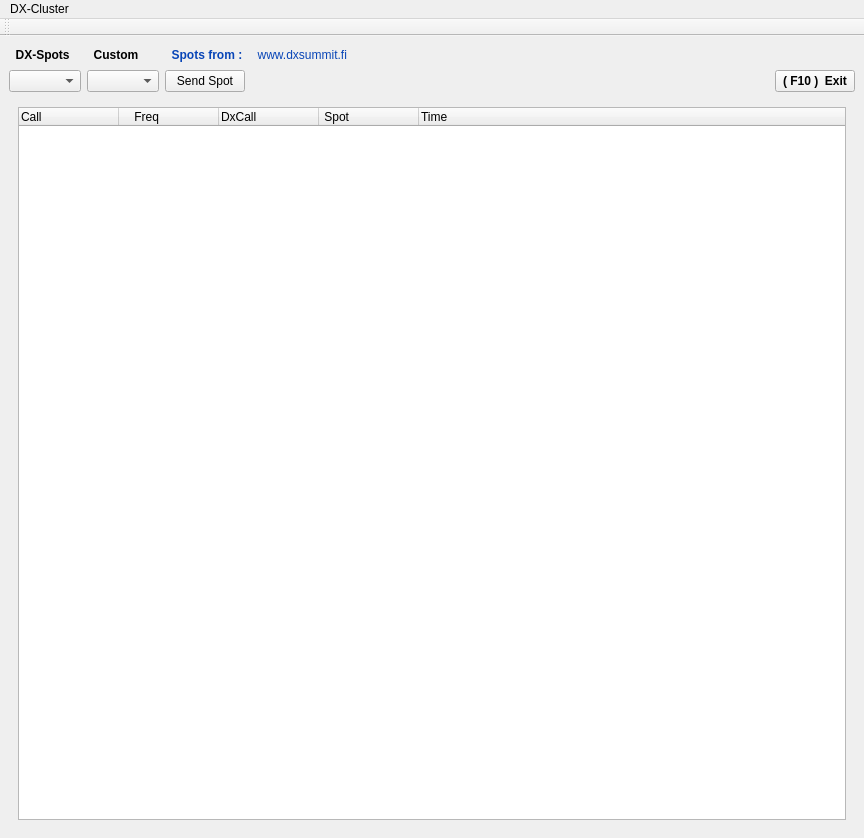
<?xml version="1.0" encoding="UTF-8"?>
<ui version="4.0">
 <class>dxspot</class>
 <widget class="QMainWindow" name="dxspot">
  <property name="geometry">
   <rect>
    <x>0</x>
    <y>0</y>
    <width>864</width>
    <height>838</height>
   </rect>
  </property>
  <property name="windowTitle">
   <string>DXSpots Dialog</string>
  </property>
  <widget class="QWidget" name="centralwidget">
   <layout class="QGridLayout" name="gridLayout_2">
    <item row="0" column="0">
     <widget class="QLabel" name="label">
      <property name="font">
       <font>
        <weight>75</weight>
        <bold>true</bold>
       </font>
      </property>
      <property name="text">
       <string>  DX-Spots </string>
      </property>
     </widget>
    </item>
    <item row="0" column="1">
     <widget class="QLabel" name="label_2">
      <property name="font">
       <font>
        <weight>75</weight>
        <bold>true</bold>
       </font>
      </property>
      <property name="text">
       <string>  Custom</string>
      </property>
     </widget>
    </item>
    <item row="0" column="2">
     <widget class="QLabel" name="label_3">
      <property name="palette">
       <palette>
        <active>
         <colorrole role="WindowText">
          <brush brushstyle="SolidPattern">
           <color alpha="255">
            <red>8</red>
            <green>69</green>
            <blue>183</blue>
           </color>
          </brush>
         </colorrole>
        </active>
        <inactive>
         <colorrole role="WindowText">
          <brush brushstyle="SolidPattern">
           <color alpha="255">
            <red>8</red>
            <green>69</green>
            <blue>183</blue>
           </color>
          </brush>
         </colorrole>
        </inactive>
        <disabled>
         <colorrole role="WindowText">
          <brush brushstyle="SolidPattern">
           <color alpha="255">
            <red>126</red>
            <green>125</green>
            <blue>124</blue>
           </color>
          </brush>
         </colorrole>
        </disabled>
       </palette>
      </property>
      <property name="font">
       <font>
        <weight>75</weight>
        <bold>true</bold>
       </font>
      </property>
      <property name="text">
       <string>  Spots from :</string>
      </property>
     </widget>
    </item>
    <item row="0" column="3">
     <widget class="QLabel" name="label_4">
      <property name="palette">
       <palette>
        <active>
         <colorrole role="WindowText">
          <brush brushstyle="SolidPattern">
           <color alpha="255">
            <red>8</red>
            <green>69</green>
            <blue>183</blue>
           </color>
          </brush>
         </colorrole>
        </active>
        <inactive>
         <colorrole role="WindowText">
          <brush brushstyle="SolidPattern">
           <color alpha="255">
            <red>8</red>
            <green>69</green>
            <blue>183</blue>
           </color>
          </brush>
         </colorrole>
        </inactive>
        <disabled>
         <colorrole role="WindowText">
          <brush brushstyle="SolidPattern">
           <color alpha="255">
            <red>126</red>
            <green>125</green>
            <blue>124</blue>
           </color>
          </brush>
         </colorrole>
        </disabled>
       </palette>
      </property>
      <property name="text">
       <string>  www.dxsummit.fi</string>
      </property>
     </widget>
    </item>
    <item row="0" column="4" colspan="2">
     <spacer name="horizontalSpacer_2">
      <property name="orientation">
       <enum>Qt::Horizontal</enum>
      </property>
      <property name="sizeHint" stdset="0">
       <size>
        <width>357</width>
        <height>19</height>
       </size>
      </property>
     </spacer>
    </item>
    <item row="1" column="0">
     <widget class="QComboBox" name="BoxSpots">
      <property name="focusPolicy">
       <enum>Qt::NoFocus</enum>
      </property>
     </widget>
    </item>
    <item row="1" column="1">
     <widget class="QComboBox" name="BoxCustom">
      <property name="focusPolicy">
       <enum>Qt::NoFocus</enum>
      </property>
     </widget>
    </item>
    <item row="1" column="2">
     <widget class="QPushButton" name="ButtonSendSpot">
      <property name="focusPolicy">
       <enum>Qt::NoFocus</enum>
      </property>
      <property name="text">
       <string>Send Spot</string>
      </property>
     </widget>
    </item>
    <item row="1" column="4">
     <spacer name="horizontalSpacer_3">
      <property name="orientation">
       <enum>Qt::Horizontal</enum>
      </property>
      <property name="sizeHint" stdset="0">
       <size>
        <width>284</width>
        <height>20</height>
       </size>
      </property>
     </spacer>
    </item>
    <item row="1" column="5">
     <widget class="QPushButton" name="ButtonExit">
      <property name="font">
       <font>
        <weight>75</weight>
        <bold>true</bold>
       </font>
      </property>
      <property name="focusPolicy">
       <enum>Qt::NoFocus</enum>
      </property>
      <property name="text">
       <string>( F10 )  Exit</string>
      </property>
     </widget>
    </item>
    <item row="2" column="0" colspan="6">
     <widget class="QStackedWidget" name="stackedWidget">
      <property name="currentIndex">
       <number>0</number>
      </property>
      <widget class="QWidget" name="page">
       <layout class="QGridLayout" name="gridLayout">
        <item row="0" column="0">
         <widget class="QTreeWidget" name="spotList">
          <property name="font">
           <font>
            <pointsize>9</pointsize>
           </font>
          </property>
          <property name="selectionMode">
           <enum>QAbstractItemView::SingleSelection</enum>
          </property>
          <property name="rootIsDecorated">
           <bool>false</bool>
          </property>
          <column>
           <property name="text">
            <string>Call</string>
           </property>
          </column>
          <column>
           <property name="text">
            <string>    Freq</string>
           </property>
          </column>
          <column>
           <property name="text">
            <string>DxCall</string>
           </property>
          </column>
          <column>
           <property name="text">
            <string> Spot</string>
           </property>
          </column>
          <column>
           <property name="text">
            <string>Time</string>
           </property>
          </column>
         </widget>
        </item>
       </layout>
      </widget>
      <widget class="QWidget" name="page_2">
       <widget class="QTreeWidget" name="nodesList">
        <property name="geometry">
         <rect>
          <x>85</x>
          <y>65</y>
          <width>376</width>
          <height>206</height>
         </rect>
        </property>
        <property name="focusPolicy">
         <enum>Qt::NoFocus</enum>
        </property>
        <property name="rootIsDecorated">
         <bool>false</bool>
        </property>
        <property name="itemsExpandable">
         <bool>false</bool>
        </property>
        <column>
         <property name="text">
          <string>DX-Cluster</string>
         </property>
        </column>
        <column>
         <property name="text">
          <string>Nodes</string>
         </property>
        </column>
        <item>
         <property name="text">
          <string>OH8</string>
         </property>
         <property name="text">
          <string>www.dxsummit.fi</string>
         </property>
        </item>
       </widget>
       <widget class="QLabel" name="label_5">
        <property name="geometry">
         <rect>
          <x>105</x>
          <y>35</y>
          <width>191</width>
          <height>22</height>
         </rect>
        </property>
        <property name="font">
         <font>
          <weight>75</weight>
          <bold>true</bold>
         </font>
        </property>
        <property name="text">
         <string>DX - Cluster Nodes</string>
        </property>
       </widget>
       <widget class="QPushButton" name="ButtonReturn">
        <property name="geometry">
         <rect>
          <x>520</x>
          <y>415</y>
          <width>301</width>
          <height>31</height>
         </rect>
        </property>
        <property name="focusPolicy">
         <enum>Qt::NoFocus</enum>
        </property>
        <property name="text">
         <string>Ok</string>
        </property>
       </widget>
       <widget class="QLabel" name="label_6">
        <property name="geometry">
         <rect>
          <x>470</x>
          <y>130</y>
          <width>141</width>
          <height>22</height>
         </rect>
        </property>
        <property name="text">
         <string>Abfragezyklus :</string>
        </property>
        <property name="alignment">
         <set>Qt::AlignRight|Qt::AlignTrailing|Qt::AlignVCenter</set>
        </property>
       </widget>
       <widget class="QLabel" name="label_7">
        <property name="geometry">
         <rect>
          <x>490</x>
          <y>185</y>
          <width>121</width>
          <height>22</height>
         </rect>
        </property>
        <property name="text">
         <string>Count :</string>
        </property>
        <property name="alignment">
         <set>Qt::AlignRight|Qt::AlignTrailing|Qt::AlignVCenter</set>
        </property>
       </widget>
       <widget class="QComboBox" name="BoxCount">
        <property name="geometry">
         <rect>
          <x>620</x>
          <y>175</y>
          <width>81</width>
          <height>36</height>
         </rect>
        </property>
        <property name="focusPolicy">
         <enum>Qt::NoFocus</enum>
        </property>
        <item>
         <property name="text">
          <string>50</string>
         </property>
        </item>
        <item>
         <property name="text">
          <string>100</string>
         </property>
        </item>
        <item>
         <property name="text">
          <string>250</string>
         </property>
        </item>
       </widget>
       <widget class="QLabel" name="label_8">
        <property name="geometry">
         <rect>
          <x>590</x>
          <y>85</y>
          <width>171</width>
          <height>22</height>
         </rect>
        </property>
        <property name="font">
         <font>
          <weight>75</weight>
          <bold>true</bold>
         </font>
        </property>
        <property name="text">
         <string>Ändere Defaults</string>
        </property>
       </widget>
       <widget class="QLabel" name="label_9">
        <property name="geometry">
         <rect>
          <x>710</x>
          <y>130</y>
          <width>77</width>
          <height>22</height>
         </rect>
        </property>
        <property name="text">
         <string>Minuten</string>
        </property>
       </widget>
       <widget class="QLabel" name="label_10">
        <property name="geometry">
         <rect>
          <x>710</x>
          <y>185</y>
          <width>77</width>
          <height>22</height>
         </rect>
        </property>
        <property name="text">
         <string>QSOs</string>
        </property>
       </widget>
       <widget class="QComboBox" name="BoxRetrieve">
        <property name="geometry">
         <rect>
          <x>620</x>
          <y>125</y>
          <width>84</width>
          <height>36</height>
         </rect>
        </property>
        <property name="focusPolicy">
         <enum>Qt::NoFocus</enum>
        </property>
        <item>
         <property name="text">
          <string>3</string>
         </property>
        </item>
        <item>
         <property name="text">
          <string>2</string>
         </property>
        </item>
        <item>
         <property name="text">
          <string>1</string>
         </property>
        </item>
       </widget>
       <widget class="QLabel" name="label_12">
        <property name="geometry">
         <rect>
          <x>100</x>
          <y>305</y>
          <width>91</width>
          <height>22</height>
         </rect>
        </property>
        <property name="font">
         <font>
          <weight>50</weight>
          <bold>false</bold>
         </font>
        </property>
        <property name="text">
         <string>CallSign</string>
        </property>
        <property name="alignment">
         <set>Qt::AlignLeading|Qt::AlignLeft|Qt::AlignVCenter</set>
        </property>
       </widget>
       <widget class="QLabel" name="label_13">
        <property name="geometry">
         <rect>
          <x>220</x>
          <y>305</y>
          <width>111</width>
          <height>22</height>
         </rect>
        </property>
        <property name="font">
         <font>
          <weight>75</weight>
          <bold>true</bold>
         </font>
        </property>
        <property name="text">
         <string>DX CallSign</string>
        </property>
        <property name="alignment">
         <set>Qt::AlignLeading|Qt::AlignLeft|Qt::AlignVCenter</set>
        </property>
       </widget>
       <widget class="QLabel" name="label_14">
        <property name="geometry">
         <rect>
          <x>345</x>
          <y>305</y>
          <width>136</width>
          <height>22</height>
         </rect>
        </property>
        <property name="font">
         <font>
          <weight>75</weight>
          <bold>true</bold>
         </font>
        </property>
        <property name="text">
         <string>DX Frequency</string>
        </property>
        <property name="alignment">
         <set>Qt::AlignLeading|Qt::AlignLeft|Qt::AlignVCenter</set>
        </property>
       </widget>
       <widget class="QLabel" name="label_15">
        <property name="geometry">
         <rect>
          <x>21</x>
          <y>370</y>
          <width>56</width>
          <height>22</height>
         </rect>
        </property>
        <property name="font">
         <font>
          <weight>75</weight>
          <bold>true</bold>
         </font>
        </property>
        <property name="text">
         <string>Info</string>
        </property>
        <property name="alignment">
         <set>Qt::AlignRight|Qt::AlignTrailing|Qt::AlignVCenter</set>
        </property>
       </widget>
       <widget class="QLineEdit" name="lineEditOwnerCall">
        <property name="geometry">
         <rect>
          <x>85</x>
          <y>330</y>
          <width>113</width>
          <height>32</height>
         </rect>
        </property>
        <property name="palette">
         <palette>
          <active>
           <colorrole role="Base">
            <brush brushstyle="SolidPattern">
             <color alpha="255">
              <red>237</red>
              <green>237</green>
              <blue>237</blue>
             </color>
            </brush>
           </colorrole>
          </active>
          <inactive>
           <colorrole role="Base">
            <brush brushstyle="SolidPattern">
             <color alpha="255">
              <red>237</red>
              <green>237</green>
              <blue>237</blue>
             </color>
            </brush>
           </colorrole>
          </inactive>
          <disabled>
           <colorrole role="Base">
            <brush brushstyle="SolidPattern">
             <color alpha="255">
              <red>255</red>
              <green>255</green>
              <blue>255</blue>
             </color>
            </brush>
           </colorrole>
          </disabled>
         </palette>
        </property>
        <property name="focusPolicy">
         <enum>Qt::NoFocus</enum>
        </property>
       </widget>
       <widget class="QLineEdit" name="lineEditSpotCall">
        <property name="geometry">
         <rect>
          <x>215</x>
          <y>330</y>
          <width>113</width>
          <height>32</height>
         </rect>
        </property>
       </widget>
       <widget class="QLineEdit" name="lineEditSpotFreq">
        <property name="geometry">
         <rect>
          <x>340</x>
          <y>330</y>
          <width>113</width>
          <height>32</height>
         </rect>
        </property>
       </widget>
       <widget class="QLineEdit" name="lineEditSpotInfo">
        <property name="geometry">
         <rect>
          <x>85</x>
          <y>365</y>
          <width>371</width>
          <height>32</height>
         </rect>
        </property>
       </widget>
       <widget class="QPushButton" name="ButtonSpot">
        <property name="geometry">
         <rect>
          <x>85</x>
          <y>415</y>
          <width>186</width>
          <height>31</height>
         </rect>
        </property>
        <property name="focusPolicy">
         <enum>Qt::NoFocus</enum>
        </property>
        <property name="text">
         <string>Spot</string>
        </property>
       </widget>
       <widget class="QPushButton" name="ButtonAnnounce">
        <property name="geometry">
         <rect>
          <x>280</x>
          <y>415</y>
          <width>171</width>
          <height>31</height>
         </rect>
        </property>
        <property name="focusPolicy">
         <enum>Qt::NoFocus</enum>
        </property>
        <property name="text">
         <string>Announcement</string>
        </property>
       </widget>
       <widget class="QLabel" name="label_20">
        <property name="geometry">
         <rect>
          <x>5</x>
          <y>420</y>
          <width>71</width>
          <height>22</height>
         </rect>
        </property>
        <property name="text">
         <string>Send</string>
        </property>
        <property name="alignment">
         <set>Qt::AlignRight|Qt::AlignTrailing|Qt::AlignVCenter</set>
        </property>
       </widget>
      </widget>
      <widget class="QWidget" name="page_3">
       <widget class="QLabel" name="label_11">
        <property name="geometry">
         <rect>
          <x>165</x>
          <y>50</y>
          <width>571</width>
          <height>22</height>
         </rect>
        </property>
        <property name="font">
         <font>
          <pointsize>11</pointsize>
          <weight>75</weight>
          <bold>true</bold>
         </font>
        </property>
        <property name="text">
         <string>Daten aus  www.qrz.com Abfrage übernehmen</string>
        </property>
       </widget>
       <widget class="QComboBox" name="BoxName">
        <property name="geometry">
         <rect>
          <x>75</x>
          <y>295</y>
          <width>116</width>
          <height>32</height>
         </rect>
        </property>
        <property name="focusPolicy">
         <enum>Qt::NoFocus</enum>
        </property>
        <item>
         <property name="text">
          <string>Name</string>
         </property>
        </item>
        <item>
         <property name="text">
          <string>Kommentar</string>
         </property>
        </item>
        <item>
         <property name="text">
          <string>Notiz</string>
         </property>
        </item>
       </widget>
       <widget class="QComboBox" name="BoxQth">
        <property name="geometry">
         <rect>
          <x>75</x>
          <y>340</y>
          <width>116</width>
          <height>32</height>
         </rect>
        </property>
        <property name="focusPolicy">
         <enum>Qt::NoFocus</enum>
        </property>
        <item>
         <property name="text">
          <string>Qth</string>
         </property>
        </item>
        <item>
         <property name="text">
          <string>Kommentar</string>
         </property>
        </item>
        <item>
         <property name="text">
          <string>Notiz</string>
         </property>
        </item>
        <item>
         <property name="text">
          <string>QslMgr</string>
         </property>
        </item>
       </widget>
       <widget class="QComboBox" name="BoxQslMgr">
        <property name="geometry">
         <rect>
          <x>75</x>
          <y>375</y>
          <width>116</width>
          <height>32</height>
         </rect>
        </property>
        <property name="focusPolicy">
         <enum>Qt::NoFocus</enum>
        </property>
        <item>
         <property name="text">
          <string>QslMgr</string>
         </property>
        </item>
        <item>
         <property name="text">
          <string>Kommentar</string>
         </property>
        </item>
        <item>
         <property name="text">
          <string>Notiz</string>
         </property>
        </item>
       </widget>
       <widget class="QLineEdit" name="lineEditName">
        <property name="geometry">
         <rect>
          <x>200</x>
          <y>301</y>
          <width>416</width>
          <height>26</height>
         </rect>
        </property>
       </widget>
       <widget class="QLineEdit" name="lineEditQth">
        <property name="geometry">
         <rect>
          <x>200</x>
          <y>346</y>
          <width>546</width>
          <height>26</height>
         </rect>
        </property>
       </widget>
       <widget class="QLineEdit" name="lineEditQslMgr">
        <property name="geometry">
         <rect>
          <x>200</x>
          <y>381</y>
          <width>416</width>
          <height>26</height>
         </rect>
        </property>
       </widget>
       <widget class="QPushButton" name="ButtonF2">
        <property name="geometry">
         <rect>
          <x>205</x>
          <y>460</y>
          <width>201</width>
          <height>31</height>
         </rect>
        </property>
        <property name="palette">
         <palette>
          <active>
           <colorrole role="Button">
            <brush brushstyle="SolidPattern">
             <color alpha="255">
              <red>221</red>
              <green>232</green>
              <blue>219</blue>
             </color>
            </brush>
           </colorrole>
          </active>
          <inactive>
           <colorrole role="Button">
            <brush brushstyle="SolidPattern">
             <color alpha="255">
              <red>221</red>
              <green>232</green>
              <blue>219</blue>
             </color>
            </brush>
           </colorrole>
          </inactive>
          <disabled>
           <colorrole role="Button">
            <brush brushstyle="SolidPattern">
             <color alpha="255">
              <red>221</red>
              <green>232</green>
              <blue>219</blue>
             </color>
            </brush>
           </colorrole>
          </disabled>
         </palette>
        </property>
        <property name="font">
         <font>
          <weight>75</weight>
          <bold>true</bold>
         </font>
        </property>
        <property name="focusPolicy">
         <enum>Qt::NoFocus</enum>
        </property>
        <property name="text">
         <string>( F2 )  Übernehmen</string>
        </property>
       </widget>
       <widget class="QLabel" name="label_16">
        <property name="geometry">
         <rect>
          <x>205</x>
          <y>125</y>
          <width>536</width>
          <height>22</height>
         </rect>
        </property>
        <property name="palette">
         <palette>
          <active>
           <colorrole role="WindowText">
            <brush brushstyle="SolidPattern">
             <color alpha="255">
              <red>0</red>
              <green>16</green>
              <blue>167</blue>
             </color>
            </brush>
           </colorrole>
          </active>
          <inactive>
           <colorrole role="WindowText">
            <brush brushstyle="SolidPattern">
             <color alpha="255">
              <red>0</red>
              <green>16</green>
              <blue>167</blue>
             </color>
            </brush>
           </colorrole>
          </inactive>
          <disabled>
           <colorrole role="WindowText">
            <brush brushstyle="SolidPattern">
             <color alpha="255">
              <red>126</red>
              <green>125</green>
              <blue>124</blue>
             </color>
            </brush>
           </colorrole>
          </disabled>
         </palette>
        </property>
        <property name="text">
         <string>Editiere die Daten und wähle ein Copy-Ziel</string>
        </property>
       </widget>
       <widget class="Line" name="line">
        <property name="geometry">
         <rect>
          <x>65</x>
          <y>75</y>
          <width>641</width>
          <height>16</height>
         </rect>
        </property>
        <property name="orientation">
         <enum>Qt::Horizontal</enum>
        </property>
       </widget>
       <widget class="QLabel" name="label_17">
        <property name="geometry">
         <rect>
          <x>115</x>
          <y>165</y>
          <width>77</width>
          <height>22</height>
         </rect>
        </property>
        <property name="font">
         <font>
          <weight>75</weight>
          <bold>true</bold>
         </font>
        </property>
        <property name="text">
         <string>Callsign</string>
        </property>
        <property name="alignment">
         <set>Qt::AlignRight|Qt::AlignTrailing|Qt::AlignVCenter</set>
        </property>
       </widget>
       <widget class="QLabel" name="labelError">
        <property name="geometry">
         <rect>
          <x>205</x>
          <y>420</y>
          <width>466</width>
          <height>22</height>
         </rect>
        </property>
        <property name="palette">
         <palette>
          <active>
           <colorrole role="WindowText">
            <brush brushstyle="SolidPattern">
             <color alpha="255">
              <red>238</red>
              <green>36</green>
              <blue>0</blue>
             </color>
            </brush>
           </colorrole>
          </active>
          <inactive>
           <colorrole role="WindowText">
            <brush brushstyle="SolidPattern">
             <color alpha="255">
              <red>238</red>
              <green>36</green>
              <blue>0</blue>
             </color>
            </brush>
           </colorrole>
          </inactive>
          <disabled>
           <colorrole role="WindowText">
            <brush brushstyle="SolidPattern">
             <color alpha="255">
              <red>126</red>
              <green>125</green>
              <blue>124</blue>
             </color>
            </brush>
           </colorrole>
          </disabled>
         </palette>
        </property>
        <property name="font">
         <font>
          <pointsize>11</pointsize>
          <weight>75</weight>
          <bold>true</bold>
         </font>
        </property>
        <property name="text">
         <string/>
        </property>
       </widget>
       <widget class="QLineEdit" name="lineEditFreq">
        <property name="geometry">
         <rect>
          <x>445</x>
          <y>160</y>
          <width>113</width>
          <height>32</height>
         </rect>
        </property>
        <property name="palette">
         <palette>
          <active>
           <colorrole role="Base">
            <brush brushstyle="SolidPattern">
             <color alpha="255">
              <red>237</red>
              <green>255</green>
              <blue>246</blue>
             </color>
            </brush>
           </colorrole>
          </active>
          <inactive>
           <colorrole role="Base">
            <brush brushstyle="SolidPattern">
             <color alpha="255">
              <red>237</red>
              <green>255</green>
              <blue>246</blue>
             </color>
            </brush>
           </colorrole>
          </inactive>
          <disabled>
           <colorrole role="Base">
            <brush brushstyle="SolidPattern">
             <color alpha="255">
              <red>255</red>
              <green>255</green>
              <blue>255</blue>
             </color>
            </brush>
           </colorrole>
          </disabled>
         </palette>
        </property>
        <property name="focusPolicy">
         <enum>Qt::NoFocus</enum>
        </property>
       </widget>
       <widget class="QLabel" name="label_18">
        <property name="geometry">
         <rect>
          <x>360</x>
          <y>165</y>
          <width>81</width>
          <height>22</height>
         </rect>
        </property>
        <property name="text">
         <string>Frequenz</string>
        </property>
        <property name="alignment">
         <set>Qt::AlignRight|Qt::AlignTrailing|Qt::AlignVCenter</set>
        </property>
       </widget>
       <widget class="QLineEdit" name="lineEditDxCall">
        <property name="geometry">
         <rect>
          <x>200</x>
          <y>160</y>
          <width>151</width>
          <height>32</height>
         </rect>
        </property>
        <property name="palette">
         <palette>
          <active>
           <colorrole role="Base">
            <brush brushstyle="SolidPattern">
             <color alpha="255">
              <red>255</red>
              <green>248</green>
              <blue>208</blue>
             </color>
            </brush>
           </colorrole>
          </active>
          <inactive>
           <colorrole role="Base">
            <brush brushstyle="SolidPattern">
             <color alpha="255">
              <red>255</red>
              <green>248</green>
              <blue>208</blue>
             </color>
            </brush>
           </colorrole>
          </inactive>
          <disabled>
           <colorrole role="Base">
            <brush brushstyle="SolidPattern">
             <color alpha="255">
              <red>255</red>
              <green>255</green>
              <blue>255</blue>
             </color>
            </brush>
           </colorrole>
          </disabled>
         </palette>
        </property>
        <property name="focusPolicy">
         <enum>Qt::NoFocus</enum>
        </property>
       </widget>
       <widget class="QLabel" name="labelInfo">
        <property name="geometry">
         <rect>
          <x>205</x>
          <y>210</y>
          <width>511</width>
          <height>22</height>
         </rect>
        </property>
        <property name="palette">
         <palette>
          <active>
           <colorrole role="WindowText">
            <brush brushstyle="SolidPattern">
             <color alpha="255">
              <red>0</red>
              <green>0</green>
              <blue>192</blue>
             </color>
            </brush>
           </colorrole>
          </active>
          <inactive>
           <colorrole role="WindowText">
            <brush brushstyle="SolidPattern">
             <color alpha="255">
              <red>0</red>
              <green>0</green>
              <blue>192</blue>
             </color>
            </brush>
           </colorrole>
          </inactive>
          <disabled>
           <colorrole role="WindowText">
            <brush brushstyle="SolidPattern">
             <color alpha="255">
              <red>141</red>
              <green>138</green>
              <blue>136</blue>
             </color>
            </brush>
           </colorrole>
          </disabled>
         </palette>
        </property>
        <property name="font">
         <font>
          <pointsize>10</pointsize>
          <weight>75</weight>
          <bold>true</bold>
         </font>
        </property>
        <property name="text">
         <string>TextLabel</string>
        </property>
       </widget>
       <widget class="QLabel" name="labelDistanz">
        <property name="geometry">
         <rect>
          <x>205</x>
          <y>235</y>
          <width>516</width>
          <height>22</height>
         </rect>
        </property>
        <property name="palette">
         <palette>
          <active>
           <colorrole role="WindowText">
            <brush brushstyle="SolidPattern">
             <color alpha="255">
              <red>0</red>
              <green>0</green>
              <blue>192</blue>
             </color>
            </brush>
           </colorrole>
          </active>
          <inactive>
           <colorrole role="WindowText">
            <brush brushstyle="SolidPattern">
             <color alpha="255">
              <red>0</red>
              <green>0</green>
              <blue>192</blue>
             </color>
            </brush>
           </colorrole>
          </inactive>
          <disabled>
           <colorrole role="WindowText">
            <brush brushstyle="SolidPattern">
             <color alpha="255">
              <red>141</red>
              <green>138</green>
              <blue>136</blue>
             </color>
            </brush>
           </colorrole>
          </disabled>
         </palette>
        </property>
        <property name="font">
         <font>
          <pointsize>10</pointsize>
          <weight>75</weight>
          <bold>true</bold>
         </font>
        </property>
        <property name="text">
         <string>TextLabel</string>
        </property>
       </widget>
       <widget class="QLabel" name="label_22">
        <property name="geometry">
         <rect>
          <x>70</x>
          <y>270</y>
          <width>116</width>
          <height>18</height>
         </rect>
        </property>
        <property name="font">
         <font>
          <pointsize>9</pointsize>
          <weight>75</weight>
          <bold>true</bold>
         </font>
        </property>
        <property name="text">
         <string>Kopiere nach</string>
        </property>
        <property name="alignment">
         <set>Qt::AlignRight|Qt::AlignTrailing|Qt::AlignVCenter</set>
        </property>
       </widget>
       <widget class="QLabel" name="label_21">
        <property name="geometry">
         <rect>
          <x>435</x>
          <y>455</y>
          <width>64</width>
          <height>41</height>
         </rect>
        </property>
        <property name="font">
         <font>
          <pointsize>11</pointsize>
          <weight>75</weight>
          <bold>true</bold>
         </font>
        </property>
        <property name="text">
         <string>ESC</string>
        </property>
        <property name="alignment">
         <set>Qt::AlignRight|Qt::AlignTrailing|Qt::AlignVCenter</set>
        </property>
       </widget>
       <widget class="QLabel" name="label_23">
        <property name="geometry">
         <rect>
          <x>515</x>
          <y>465</y>
          <width>64</width>
          <height>18</height>
         </rect>
        </property>
        <property name="text">
         <string>zurück</string>
        </property>
       </widget>
      </widget>
     </widget>
    </item>
    <item row="1" column="3">
     <widget class="QLabel" name="label_19">
      <property name="text">
       <string/>
      </property>
     </widget>
    </item>
   </layout>
  </widget>
  <widget class="QMenuBar" name="menubar">
   <property name="geometry">
    <rect>
     <x>0</x>
     <y>0</y>
     <width>864</width>
     <height>21</height>
    </rect>
   </property>
   <widget class="QMenu" name="menuDX_Cluster">
    <property name="title">
     <string>DX-Cluster</string>
    </property>
    <addaction name="actionChose"/>
   </widget>
   <addaction name="menuDX_Cluster"/>
  </widget>
  <widget class="QToolBar" name="toolBar">
   <property name="windowTitle">
    <string>toolBar</string>
   </property>
   <attribute name="toolBarArea">
    <enum>TopToolBarArea</enum>
   </attribute>
   <attribute name="toolBarBreak">
    <bool>false</bool>
   </attribute>
  </widget>
  <action name="actionChose">
   <property name="text">
    <string>Waehle</string>
   </property>
  </action>
 </widget>
 <resources/>
 <connections/>
 <designerdata>
  <property name="gridDeltaX">
   <number>5</number>
  </property>
  <property name="gridDeltaY">
   <number>5</number>
  </property>
  <property name="gridSnapX">
   <bool>true</bool>
  </property>
  <property name="gridSnapY">
   <bool>true</bool>
  </property>
  <property name="gridVisible">
   <bool>true</bool>
  </property>
 </designerdata>
</ui>
